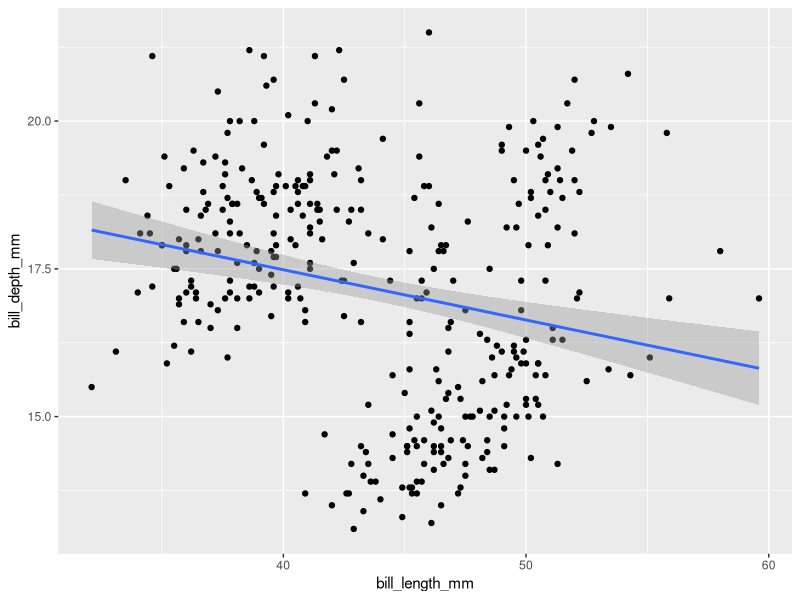
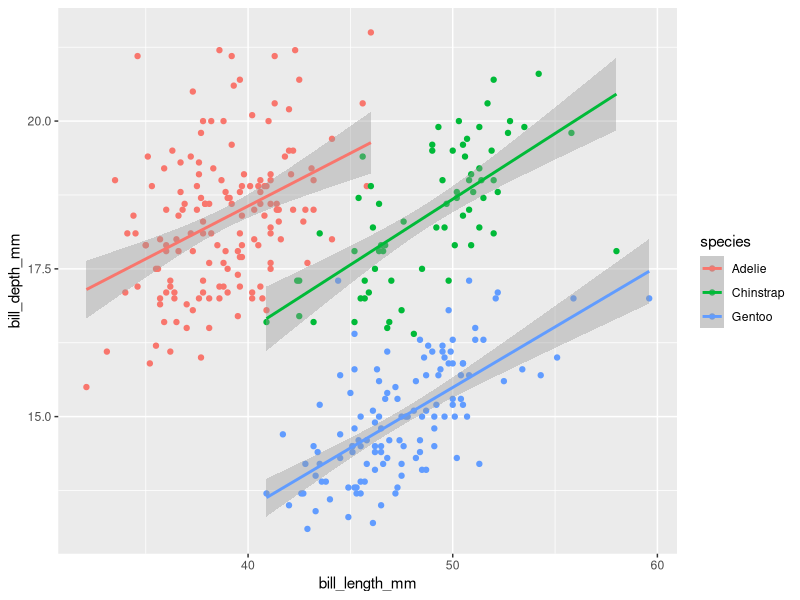
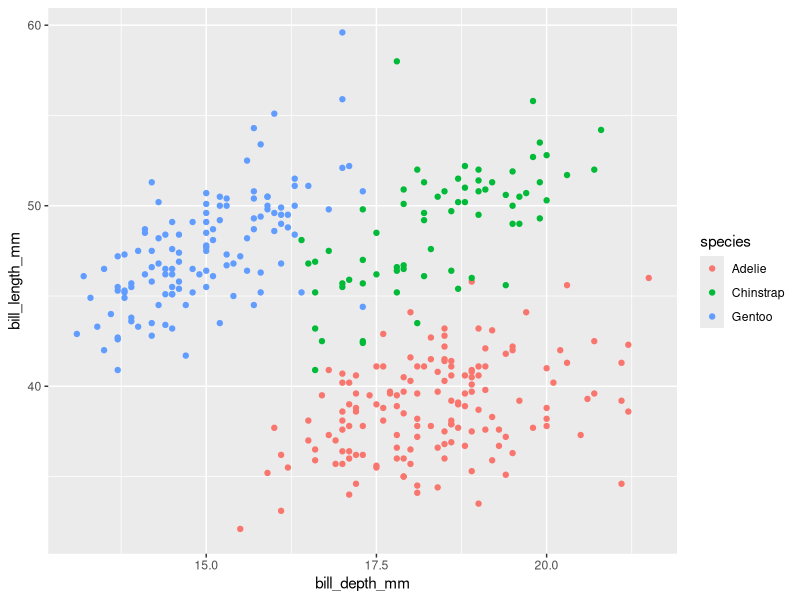
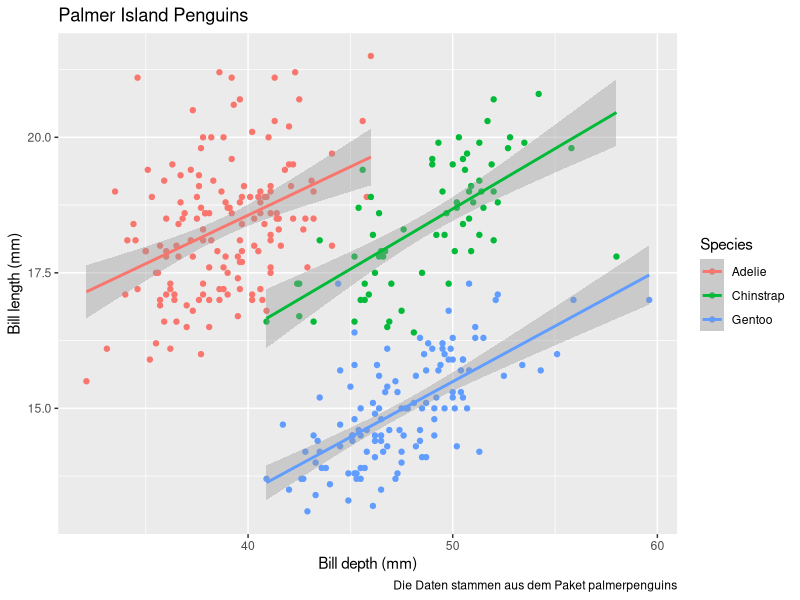
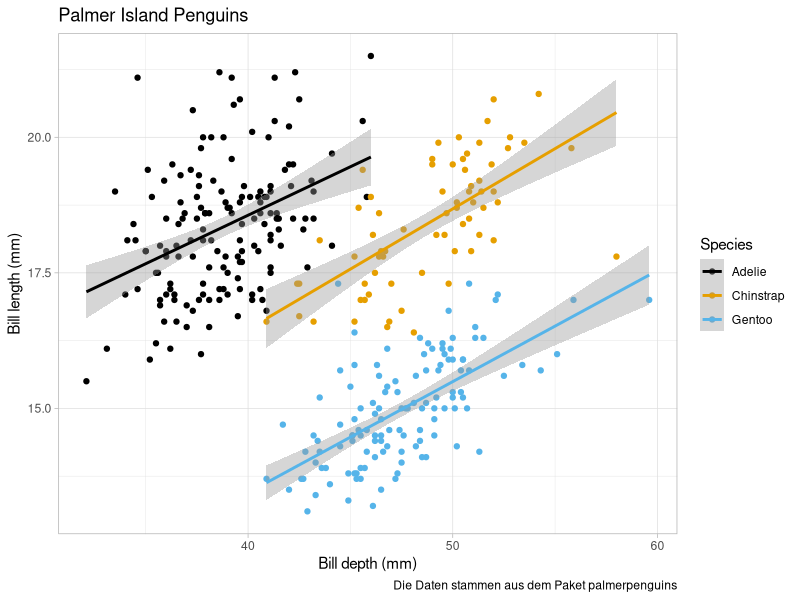
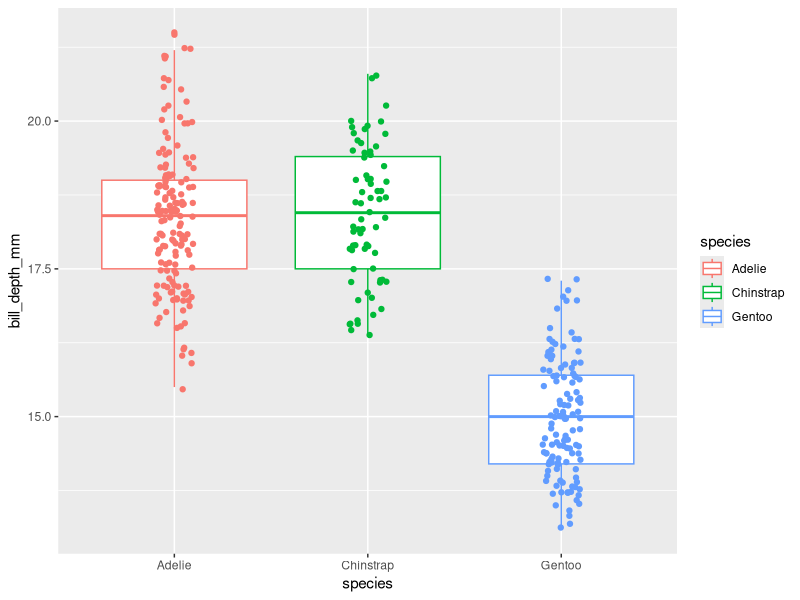
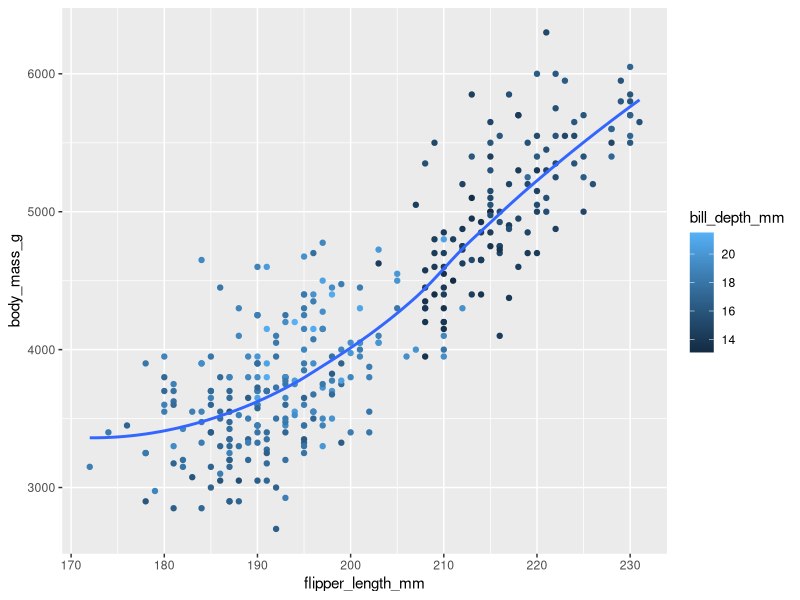
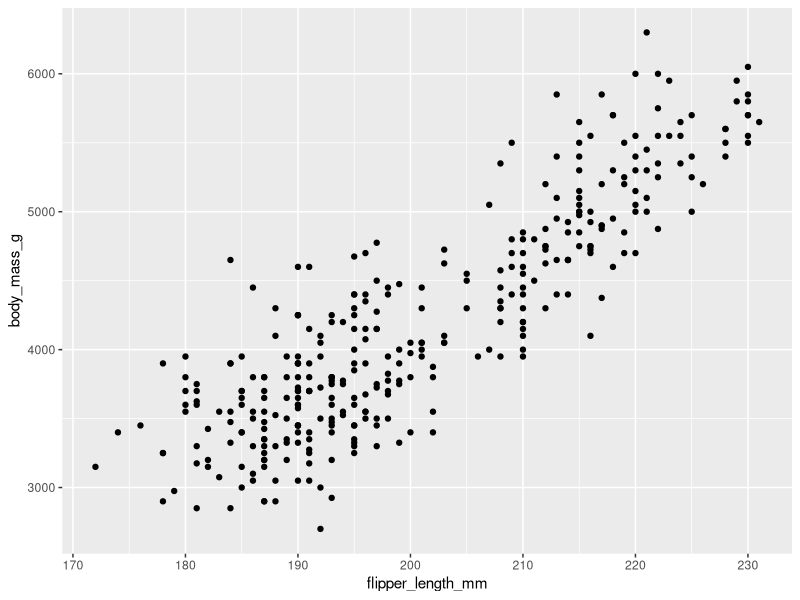

Write R code to recreate these figures, in order.
## ---- chunk 1
install.packages("palmerpenguins")
install.packages("ggthemes")

library(palmerpenguins) # data
library(ggthemes) # scale_color_blind()
library(tidyverse)
## ---- chunk 2
nrow(penguins)
ncol(penguins)
dim(penguins)
glimpse(penguins)
## ---- chunk 3
ggplot(
  data = penguins,
    mapping = aes(
    x = bill_length_mm,
    y = bill_depth_mm
 )
) +
  geom_point() +
  geom_smooth(method = "lm")
## ---- chunk 4
ggplot(
  data = penguins,
  mapping = aes(
    x = bill_length_mm,
    y = bill_depth_mm,
    colour = species
  )
) +
  geom_point() +
  geom_smooth(method = "lm")
## ---- chunk 5
ggplot(
  data = penguins,
  mapping = aes(
    x = bill_depth_mm,
    y = bill_length_mm,
    colour = species
  )
) +
  geom_point(na.rm = TRUE) 
## ---- chunk 6
p <- ggplot(
  data = penguins,
  mapping = aes(
    x = bill_length_mm,
    y = bill_depth_mm,
    colour = species
  )
) +
  geom_point() +
  geom_smooth(method = "lm") +  
  labs(
    x = "Bill depth (mm)",
    y = "Bill length (mm)",
    colour = "Species", 
    title = "Palmer Island Penguins",
    caption = "Die Daten stammen aus dem Paket palmerpenguins"
  )
p
## ---- chunk 7
p +
  scale_color_colorblind() +
  theme_light()
  
## ---- chunk 8
ggplot(
  data = penguins,
  mapping = aes(
    x = species,
    y = bill_depth_mm,
    colour = species
  )
) +
  # geom_point() +
  geom_boxplot() +
  geom_jitter(width = 0.1, show.legend = FALSE)
## ---- chunk 9
ggplot(
  data = penguins,
  mapping = aes(
    x = flipper_length_mm,
    y = body_mass_g
  )
) +
  geom_point(mapping = aes(colour = bill_depth_mm)) +
  geom_smooth(se = FALSE)
## ---- chunk 10
ggplot(penguins, aes(x = flipper_length_mm, y = body_mass_g)) +
  geom_point()
## ---- chunk 11
ggsave("test.png")
